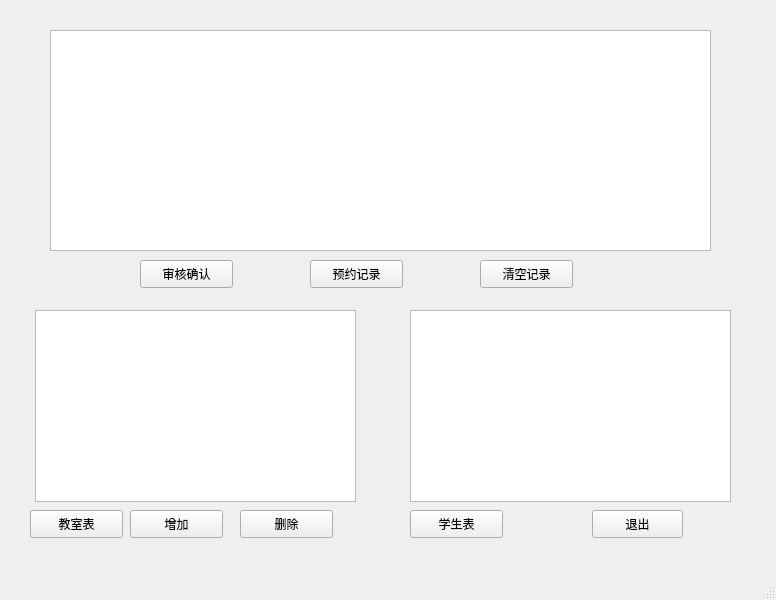
<?xml version="1.0" encoding="UTF-8"?>
<ui version="4.0">
 <class>Teachermange</class>
 <widget class="QMainWindow" name="Teachermange">
  <property name="geometry">
   <rect>
    <x>0</x>
    <y>0</y>
    <width>776</width>
    <height>600</height>
   </rect>
  </property>
  <property name="windowTitle">
   <string>MainWindow</string>
  </property>
  <widget class="QWidget" name="centralwidget">
   <widget class="QWidget" name="widget" native="true">
    <property name="geometry">
     <rect>
      <x>30</x>
      <y>20</y>
      <width>701</width>
      <height>271</height>
     </rect>
    </property>
    <widget class="QTableView" name="tableView">
     <property name="geometry">
      <rect>
       <x>20</x>
       <y>10</y>
       <width>661</width>
       <height>221</height>
      </rect>
     </property>
    </widget>
    <widget class="QPushButton" name="pushButton">
     <property name="geometry">
      <rect>
       <x>110</x>
       <y>240</y>
       <width>93</width>
       <height>28</height>
      </rect>
     </property>
     <property name="text">
      <string>审核确认</string>
     </property>
    </widget>
    <widget class="QPushButton" name="pushButton_2">
     <property name="geometry">
      <rect>
       <x>450</x>
       <y>240</y>
       <width>93</width>
       <height>28</height>
      </rect>
     </property>
     <property name="text">
      <string>清空记录</string>
     </property>
    </widget>
    <widget class="QPushButton" name="pushButton_8">
     <property name="geometry">
      <rect>
       <x>280</x>
       <y>240</y>
       <width>93</width>
       <height>28</height>
      </rect>
     </property>
     <property name="text">
      <string>预约记录</string>
     </property>
    </widget>
   </widget>
   <widget class="QPushButton" name="pushButton_4">
    <property name="geometry">
     <rect>
      <x>30</x>
      <y>510</y>
      <width>93</width>
      <height>28</height>
     </rect>
    </property>
    <property name="text">
     <string>教室表</string>
    </property>
   </widget>
   <widget class="QPushButton" name="pushButton_5">
    <property name="geometry">
     <rect>
      <x>410</x>
      <y>510</y>
      <width>93</width>
      <height>28</height>
     </rect>
    </property>
    <property name="text">
     <string>学生表</string>
    </property>
   </widget>
   <widget class="QPushButton" name="pushButton_3">
    <property name="geometry">
     <rect>
      <x>130</x>
      <y>510</y>
      <width>93</width>
      <height>28</height>
     </rect>
    </property>
    <property name="text">
     <string>增加</string>
    </property>
   </widget>
   <widget class="QPushButton" name="pushButton_6">
    <property name="geometry">
     <rect>
      <x>240</x>
      <y>510</y>
      <width>93</width>
      <height>28</height>
     </rect>
    </property>
    <property name="text">
     <string>删除</string>
    </property>
   </widget>
   <widget class="QTableView" name="tableView_2">
    <property name="geometry">
     <rect>
      <x>35</x>
      <y>310</y>
      <width>321</width>
      <height>192</height>
     </rect>
    </property>
   </widget>
   <widget class="QTableView" name="tableView_3">
    <property name="geometry">
     <rect>
      <x>410</x>
      <y>310</y>
      <width>321</width>
      <height>192</height>
     </rect>
    </property>
   </widget>
   <widget class="QPushButton" name="pushButton_7">
    <property name="geometry">
     <rect>
      <x>592</x>
      <y>510</y>
      <width>91</width>
      <height>28</height>
     </rect>
    </property>
    <property name="text">
     <string>退出</string>
    </property>
   </widget>
  </widget>
  <widget class="QMenuBar" name="menubar">
   <property name="geometry">
    <rect>
     <x>0</x>
     <y>0</y>
     <width>776</width>
     <height>26</height>
    </rect>
   </property>
  </widget>
  <widget class="QStatusBar" name="statusbar"/>
 </widget>
 <resources/>
 <connections/>
</ui>
